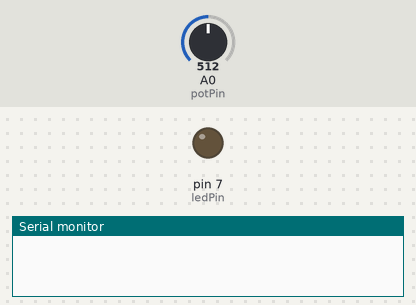
The sketch below on a simulated Arduino Uno, built with avr-gcc and run on an emulated ATmega328P. Parts: output pins drawn as LEDs (lit = HIGH), the last lines printed to the serial monitor. Dashed ring = blinking. The inputs (shaded band) are chosen by the test bench; at power-on: A0 (potPin) = 512.

Above: at 1.1 s.
At 2.9 s:
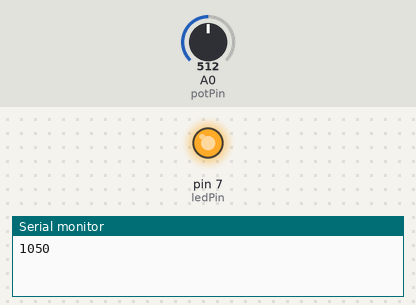
3.0 s: A0 (potPin) set to 122
6.5 s: A0 (potPin) set to 0
At 6.96 s:
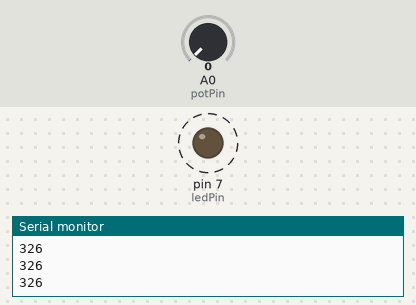
Timing chart, 0 to 16.0 s (numbered marks = the images above; inputs shaded):
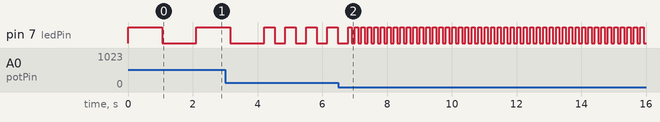

Measured:
- after the input at 6.5 s, pin 7 (ledPin): alternates HIGH for 0.10 s and LOW for 0.10 s, starting after 0.41 s
- by itself, pin 7 (ledPin): repeats every 0.65 s: HIGH 0.33 s, LOW 0.33 s

The sketch:

potenciometroLedConDelay.ino
```cpp
int potPin = A0;
int ledPin = 7;
int valorPot = 0;
int potMapeado = 0;
//variable para controlar el tiempo de parpadeo
int tiempoParpadeo = 100;

void setup()
{
  	//pin 7 va a ser una salida
  	pinMode(ledPin,OUTPUT);
	Serial.begin(9600);
}

void loop()
{

  	valorPot = analogRead(potPin);
  	//cambiamos la velocidad de parpadeo
  //de 100 a 2000 ms
  	potMapeado = map(valorPot,0,1023,100,2000);

  //vamos a usar para controlar el tiempo, potMapeado

  tiempoParpadeo = potMapeado;

  	//vamos a hacer el blink aquí
  	digitalWrite(ledPin, HIGH);
  	delay(tiempoParpadeo);
  	digitalWrite(ledPin, LOW);
  	delay(tiempoParpadeo);

	Serial.println(tiempoParpadeo);
}
```
